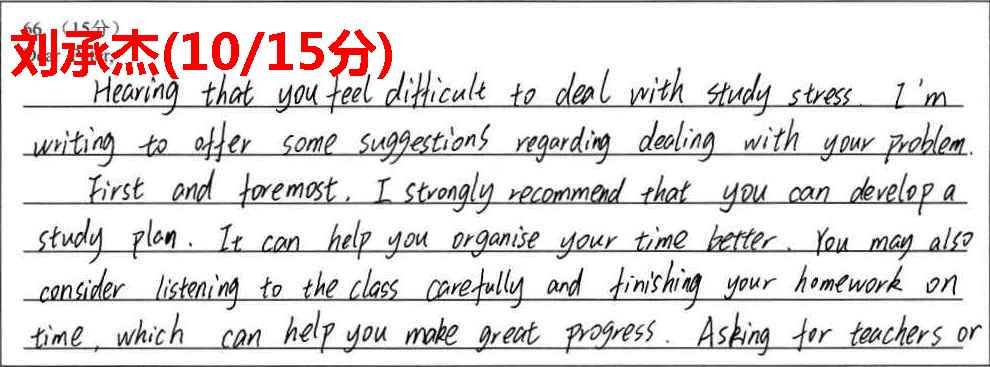
#> input picture data/dataset1/10_刘承杰_25830125(1).jpg, 990 x 367 px
$ python process_cards.py data/dataset1
#> lines starting #> are read from the running program, lines starting #| are printed output that depends on the picture; after the words box and inside, x2 and y2 are one past the last pixel; in counts of white or black regions, pixels touching at a corner belong together
#!/usr/bin/env python3
import argparse
import re
from dataclasses import dataclass
from pathlib import Path
from typing import Dict, List, Tuple

import cv2
import numpy as np
import pytesseract
from openpyxl import Workbook


FILENAME_PATTERN = re.compile(r"^(?P<score>\d+)_(?P<name>.+)_(?P<student_id>\d+)\((?P<page>[12])\)\.jpg$", re.IGNORECASE)


@dataclass(frozen=True)
class StudentKey:
    score: int
    name: str
    student_id: str


@dataclass
class Config:
    suffix_mask_width_ratio: float = 0.25
    suffix_mask_height_ratio: float = 0.25
    red_mask_min_area: int = 120
    red_mask_dilate_kernel: int = 5
    adaptive_block_size: int = 31
    adaptive_c: int = 12


def parse_filename(path: Path) -> Tuple[StudentKey, int]:
    match = FILENAME_PATTERN.match(path.name)
    if not match:
        raise ValueError(f"Invalid filename format: {path.name}")

    key = StudentKey(
        score=int(match.group("score")),
        name=match.group("name").strip(),
        student_id=match.group("student_id"),
    )
    page = int(match.group("page"))
    return key, page


def load_image(path: Path) -> np.ndarray:
    data = np.fromfile(str(path), dtype=np.uint8)
    image = cv2.imdecode(data, cv2.IMREAD_COLOR)
    if image is None:
        raise ValueError(f"Unable to read image: {path}")
    return image


def save_image(path: Path, image: np.ndarray) -> None:
    path.parent.mkdir(parents=True, exist_ok=True)
    ext = path.suffix if path.suffix else ".jpg"
    ok, encoded = cv2.imencode(ext, image)
    if not ok:
        raise ValueError(f"Unable to encode image for saving: {path}")
    encoded.tofile(str(path))


def pad_to_width(image: np.ndarray, target_width: int) -> np.ndarray:
    h, w = image.shape[:2]
    if w == target_width:
        return image
    pad_left = (target_width - w) // 2
    pad_right = target_width - w - pad_left
    return cv2.copyMakeBorder(
        image,
        top=0,
        bottom=0,
        left=pad_left,
        right=pad_right,
        borderType=cv2.BORDER_CONSTANT,
        value=(255, 255, 255),
    )


def stitch_images(images: List[np.ndarray]) -> np.ndarray:
    if len(images) == 1:
        return images[0]

    max_width = max(im.shape[1] for im in images)
    aligned = [pad_to_width(im, max_width) for im in images]
    return cv2.vconcat(aligned)


def mask_red_annotations(image: np.ndarray, config: Config) -> np.ndarray:
    hsv = cv2.cvtColor(image, cv2.COLOR_BGR2HSV)

    lower_red_1 = np.array([0, 70, 70])
    upper_red_1 = np.array([10, 255, 255])
    lower_red_2 = np.array([160, 70, 70])
    upper_red_2 = np.array([180, 255, 255])

    mask1 = cv2.inRange(hsv, lower_red_1, upper_red_1)
    mask2 = cv2.inRange(hsv, lower_red_2, upper_red_2)
    red_mask = cv2.bitwise_or(mask1, mask2)

    kernel = np.ones((config.red_mask_dilate_kernel, config.red_mask_dilate_kernel), np.uint8)
    red_mask = cv2.morphologyEx(red_mask, cv2.MORPH_CLOSE, kernel)
    red_mask = cv2.dilate(red_mask, kernel, iterations=1)

    contours, _ = cv2.findContours(red_mask, cv2.RETR_EXTERNAL, cv2.CHAIN_APPROX_SIMPLE)
    filtered_mask = np.zeros_like(red_mask)
    for cnt in contours:
        if cv2.contourArea(cnt) >= config.red_mask_min_area:
            cv2.drawContours(filtered_mask, [cnt], -1, 255, thickness=cv2.FILLED)

    output = image.copy()
    output[filtered_mask > 0] = (255, 255, 255)
    return output


def mask_suffix_region(image: np.ndarray, config: Config) -> np.ndarray:
    h, w = image.shape[:2]
    mask_w = int(w * config.suffix_mask_width_ratio)
    mask_h = int(h * config.suffix_mask_height_ratio)

    output = image.copy()
    x1 = max(w - mask_w, 0)
    y1 = max(h - mask_h, 0)
    output[y1:h, x1:w] = (255, 255, 255)
    return output


def preprocess_for_ocr(image: np.ndarray, config: Config) -> np.ndarray:
    gray = cv2.cvtColor(image, cv2.COLOR_BGR2GRAY)
    denoised = cv2.fastNlMeansDenoising(gray, None, h=8, templateWindowSize=7, searchWindowSize=21)
    clahe = cv2.createCLAHE(clipLimit=2.5, tileGridSize=(8, 8))
    enhanced = clahe.apply(denoised)

    block_size = config.adaptive_block_size
    if block_size % 2 == 0:
        block_size += 1
    block_size = max(3, block_size)

    binary = cv2.adaptiveThreshold(
        enhanced,
        255,
        cv2.ADAPTIVE_THRESH_GAUSSIAN_C,
        cv2.THRESH_BINARY,
        block_size,
        config.adaptive_c,
    )
    return binary


def clean_text(text: str, student_name: str) -> str:
    lines = [ln.strip() for ln in text.splitlines()]
    cleaned: List[str] = []
    score_pattern = re.compile(r"\(\d+\s*/\s*\d+\s*分\)")

    for line in lines:
        if not line:
            continue
        if student_name and student_name in line:
            continue
        if score_pattern.search(line):
            continue
        if re.search(r"yours\s*,?\s*li\s*hua", line, re.IGNORECASE):
            continue
        cleaned.append(line)

    return "\n".join(cleaned).strip()


def run_ocr(image: np.ndarray, lang: str) -> str:
    config = "--oem 3 --psm 6"
    return pytesseract.image_to_string(image, lang=lang, config=config)


def process_student(
    key: StudentKey,
    page_images: List[Tuple[int, Path]],
    config: Config,
    ocr_lang: str,
    debug_dir: Path | None,
) -> Tuple[StudentKey, str]:
    sorted_pages = sorted(page_images, key=lambda x: x[0])
    images = [load_image(path) for _, path in sorted_pages]

    stitched = stitch_images(images)
    red_masked = mask_red_annotations(stitched, config)
    suffix_masked = mask_suffix_region(red_masked, config)
    preprocessed = preprocess_for_ocr(suffix_masked, config)

    raw_text = run_ocr(preprocessed, lang=ocr_lang)
    final_text = clean_text(raw_text, key.name)

    if debug_dir:
        student_stub = f"{key.score}_{key.name}_{key.student_id}"
        save_image(debug_dir / f"{student_stub}_stitched.jpg", stitched)
        save_image(debug_dir / f"{student_stub}_masked.jpg", suffix_masked)
        save_image(debug_dir / f"{student_stub}_ocr_ready.jpg", preprocessed)

    return key, final_text


def write_excel(results: List[Tuple[StudentKey, str]], output_path: Path) -> None:
    wb = Workbook()
    ws = wb.active
    ws.title = "results"
    ws.append(["原始得分", "姓名", "学号", "提取文本"])

    for key, text in results:
        ws.append([key.score, key.name, key.student_id, text])

    for row in range(2, ws.max_row + 1):
        ws.cell(row=row, column=3).number_format = "@"

    output_path.parent.mkdir(parents=True, exist_ok=True)
    wb.save(output_path)


def collect_groups(input_dir: Path) -> Dict[StudentKey, List[Tuple[int, Path]]]:
    groups: Dict[StudentKey, List[Tuple[int, Path]]] = {}

    for path in sorted(input_dir.glob("*.jpg")):
        key, page = parse_filename(path)
        groups.setdefault(key, []).append((page, path))

    for key, items in groups.items():
        pages = [p for p, _ in items]
        if len(set(pages)) != len(pages):
            raise ValueError(f"Duplicate page index found for: {key}")
        if any(p not in (1, 2) for p in pages):
            raise ValueError(f"Unsupported page index found for: {key}")

    return groups


def build_parser() -> argparse.ArgumentParser:
    parser = argparse.ArgumentParser(description="作文答题卡图片批处理（拼接 + 去干扰 + OCR）并导出 Excel")
    parser.add_argument("input_dir", type=Path, help="包含 .jpg 图片的输入目录")
    parser.add_argument("--output", type=Path, default=Path("results.xlsx"), help="输出 xlsx 路径")
    parser.add_argument("--ocr-lang", default="chi_sim+eng", help="pytesseract OCR 语言包")
    parser.add_argument("--suffix-mask-width-ratio", type=float, default=0.25, help="右下角遮罩宽度比例")
    parser.add_argument("--suffix-mask-height-ratio", type=float, default=0.25, help="右下角遮罩高度比例")
    parser.add_argument("--debug-dir", type=Path, default=None, help="可选：输出中间图像目录")
    return parser


def main() -> None:
    parser = build_parser()
    args = parser.parse_args()

    if not args.input_dir.exists() or not args.input_dir.is_dir():
        raise SystemExit(f"Input directory not found: {args.input_dir}")

    config = Config(
        suffix_mask_width_ratio=args.suffix_mask_width_ratio,
        suffix_mask_height_ratio=args.suffix_mask_height_ratio,
    )

    groups = collect_groups(args.input_dir)
    results: List[Tuple[StudentKey, str]] = []

    for key in sorted(groups.keys(), key=lambda x: (x.name, x.student_id, x.score)):
        results.append(process_student(key, groups[key], config, args.ocr_lang, args.debug_dir))
#> in load_image, image is the input picture: shape (367, 990, 3); mean B, G, R 222.8, 222.9, 227.4
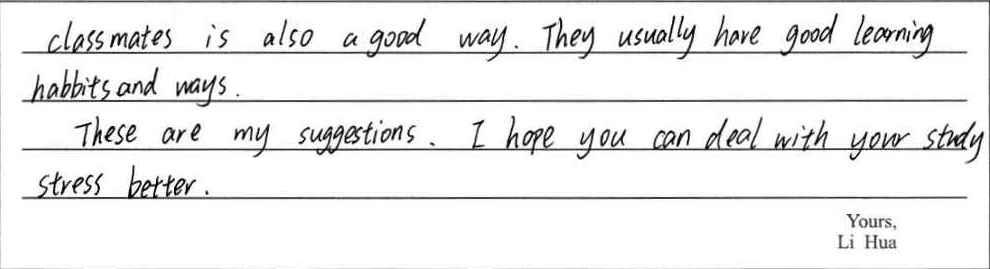
#> input picture data/dataset1/10_刘承杰_25830125(2).jpg, 990 x 269 px
#> in load_image, image is the input picture: shape (269, 990, 3); min 0, max 255, mean 237.1
#> in process_student, `images = [load_image(path) for _, path in sorted_pages]`: images = 2 items
#> in stitch_images, `max_width = max(im.shape[1] for im in images)`: max_width = 990
#> in stitch_images, `aligned = [pad_to_width(im, max_width) for im in images]`: aligned = 2 items
#> in mask_red_annotations, `hsv = cv2.cvtColor(image, cv2.COLOR_BGR2HSV)`: hsv: shape (636, 990, 3); mean H, S, V 2.5, 3.2, 231.6
#> in mask_red_annotations, `mask1 = cv2.inRange(hsv, lower_red_1, upper_red_1)`:
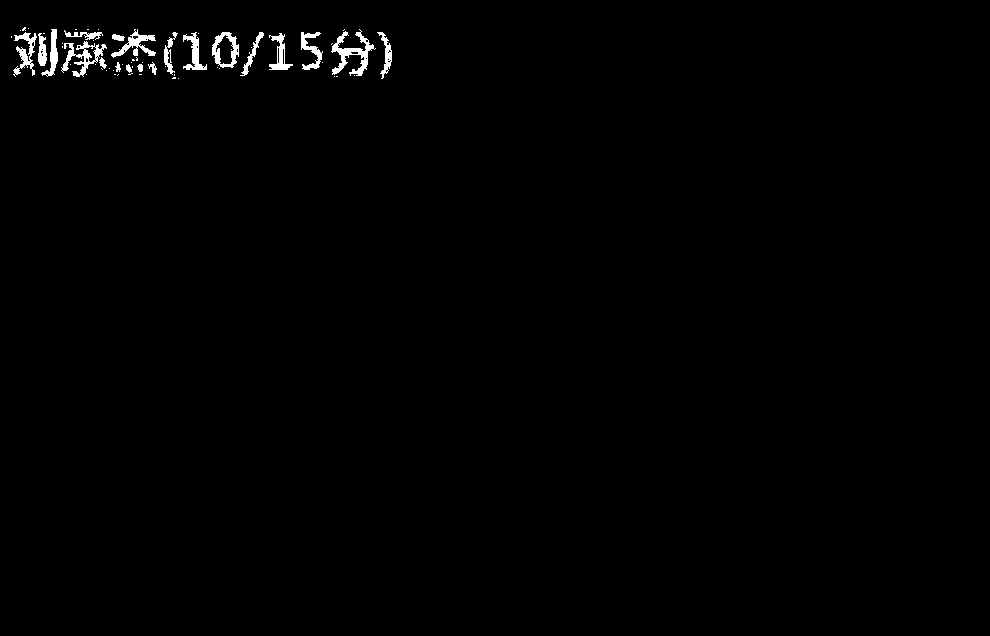
#> mask1: shape (636, 990); 0.84% white; 63 white regions (43 under 20 px), largest, box (x1, y1, x2, y2) and area: (331, 29, 376, 76) 704, (61, 41, 107, 77) 562, (111, 29, 156, 58) 431
#> in mask_red_annotations, `mask2 = cv2.inRange(hsv, lower_red_2, upper_red_2)`: mask2: shape (636, 990); 0.37% white in thin lines or dots, all inside (x1, y1, x2, y2) = (0, 27, 391, 79)
#> in mask_red_annotations, `red_mask = cv2.bitwise_or(mask1, mask2)`: red_mask: shape (636, 990); 1.2% white; 18 white regions (2 under 20 px), largest, box (x1, y1, x2, y2) and area: (60, 29, 110, 77) 1253, (328, 29, 376, 77) 1017, (11, 27, 47, 77) 930
#> in mask_red_annotations, `red_mask = cv2.morphologyEx(red_mask, cv2.MORPH_CLOSE, kernel)`: red_mask: shape (636, 990); 1.3% white; 11 white regions (2 under 20 px), largest, box (x1, y1, x2, y2) and area: (11, 27, 159, 77) 4126, (328, 29, 376, 77) 1049, (212, 32, 239, 70) 622
#> in mask_red_annotations, `red_mask = cv2.dilate(red_mask, kernel, iterations=1)`:
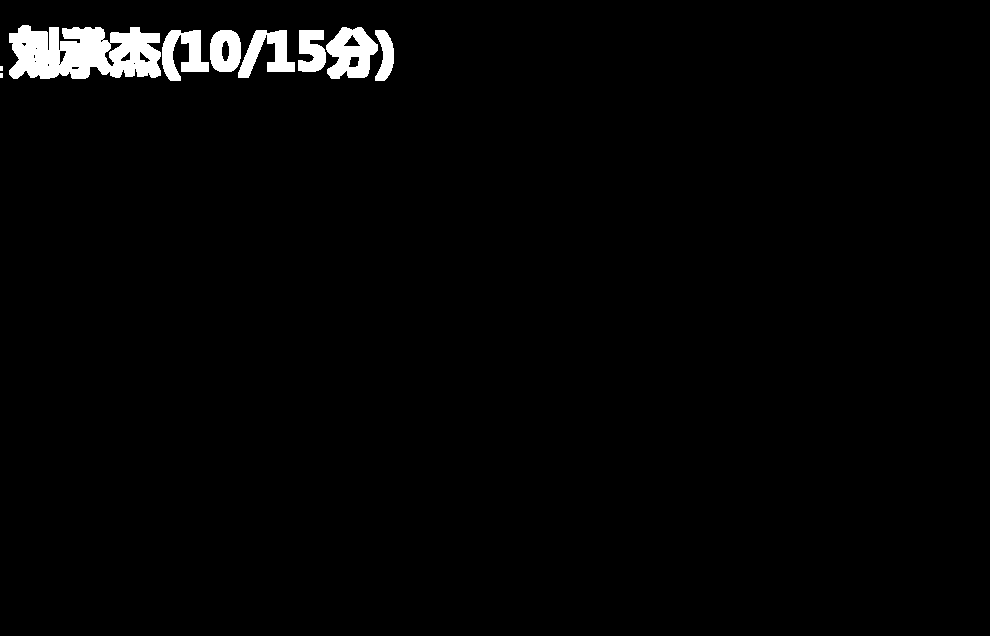
#> red_mask: shape (636, 990); 2.1% white; 9 white regions (2 under 20 px)
#> in mask_red_annotations, `contours, _ = cv2.findContours(red_mask, cv2.RETR_EXTERNAL, cv2.CHAIN_..`: contours = 9 contours, 2 with area under 20; largest, box (x1, y1, x2, y2) and area: (9, 25, 161, 79) 6297, (326, 27, 378, 79) 1836, (162, 30, 209, 81) 1243, (238, 30, 295, 78) 1226, (210, 30, 241, 72) 1075, (298, 30, 326, 72) 816, (375, 30, 394, 81) 554
#> the loop in mask_red_annotations, `for cnt in contours:` made 9 passes
#> cnt on passes 1 to 2: [[0, 73], [0, 77], [2, 77], [2, 73]], [[0, 66], [0, 70], [2, 70], [2, 66]]
#> after the loop in mask_red_annotations, `for cnt in contours:`:
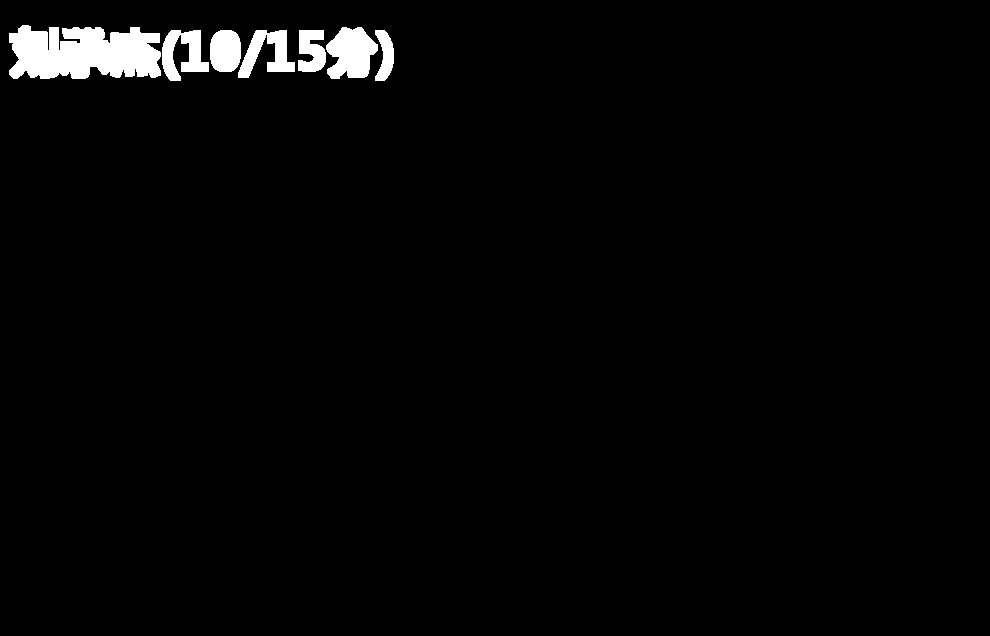
#> filtered_mask: shape (636, 990); 2.2% white; 7 white regions, largest, box (x1, y1, x2, y2) and area: (9, 25, 161, 79) 6603, (326, 27, 378, 79) 1925, (162, 30, 209, 81) 1376
#> in mask_suffix_region, `output[y1:h, x1:w] = (255, 255, 255)`:
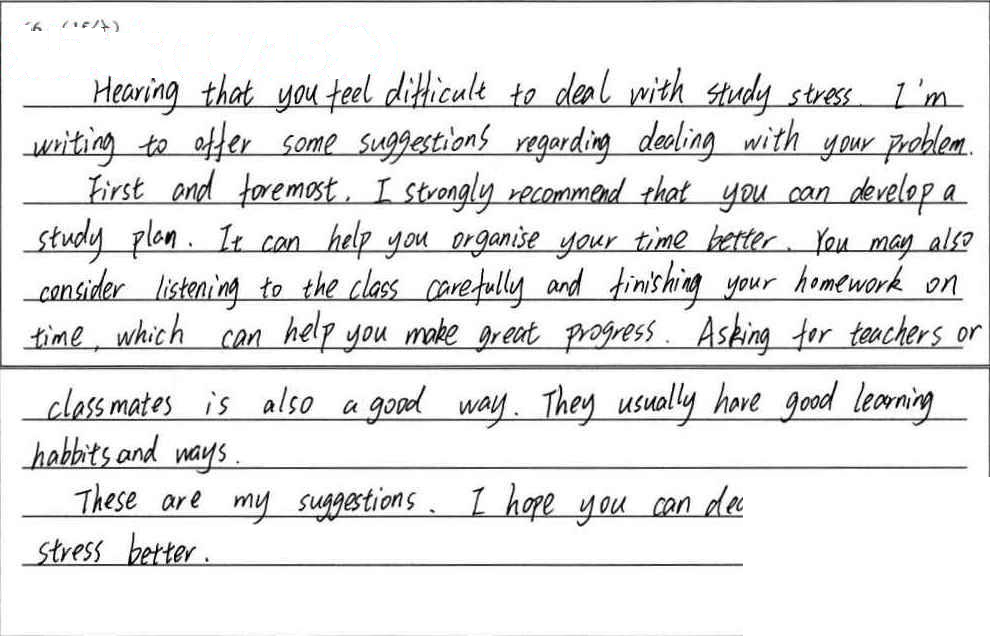
#> output: shape (636, 990, 3); mean of channels 0, 1, 2 232.9, 232.9, 232.9; drawn as B, G, R
#> in preprocess_for_ocr, `enhanced = clahe.apply(denoised)`:
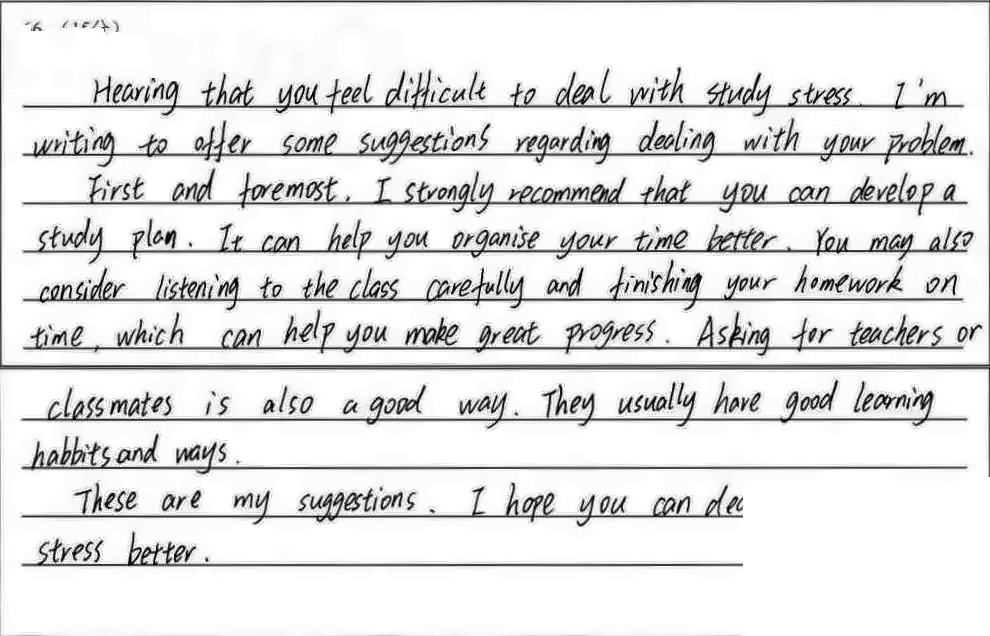
#> enhanced: shape (636, 990); min 1, max 255, mean 227.3
#> in preprocess_for_ocr, `binary = cv2.adaptiveThreshold( enhanced, 255, cv2.ADAPTIVE_THRESH_GAU..`:
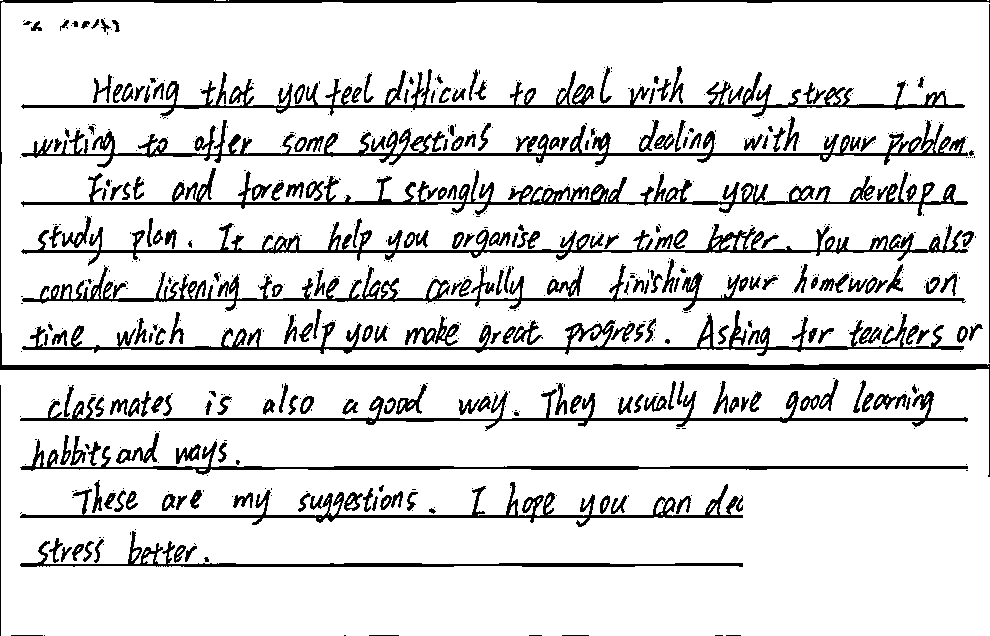
#> binary: shape (636, 990); 86.6% white; 688 black regions (443 under 20 px), largest, box (x1, y1, x2, y2) and area: (0, 0, 990, 477) 8198, (21, 168, 968, 216) 7088, (21, 120, 968, 168) 6809
#> (the call stopped at in run_ocr, `return pytesseract.image_to_string(image, lang=lang, config=config)`: pytesseract is not available in this run)

    write_excel(results, args.output)
    print(f"Processed {len(results)} students. Output: {args.output}")


if __name__ == "__main__":
    main()
